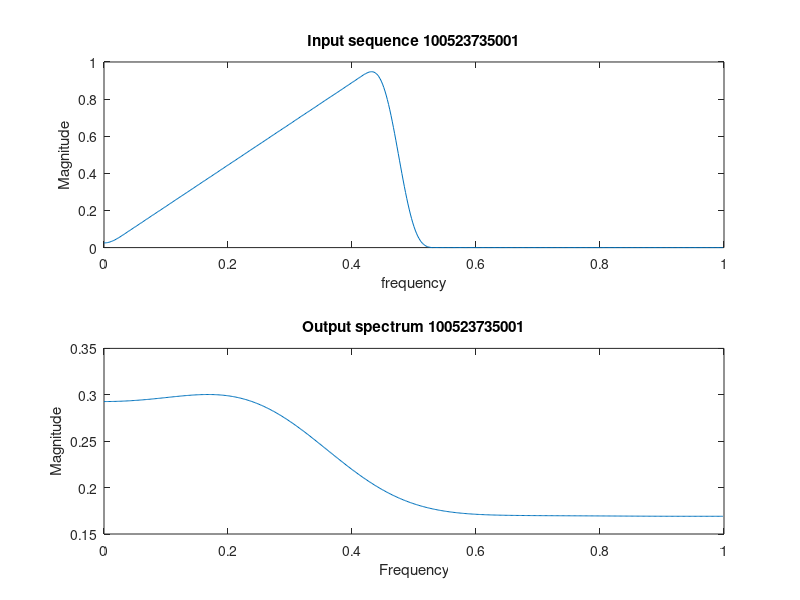

Source code (MATLAB):
clc;
clear all;
close all;
freq=[0 0.45 0.5 1];
mag=[0 1 0 0];
x=fir2(99,freq,mag);
[xz,w]=freqz(x,1,512);

L=input('Enter the downsampling factor: ');
y=x(1:L:length(x));
[yz,w]=freqz(y,1,512);

subplot(211)
plot(w/pi,abs(xz));
xlabel('frequency')
ylabel('Magnitude')
title('Input sequence 100523735001')

subplot(212)
plot(w/pi,abs(yz));
xlabel('Frequency')
ylabel('Magnitude')
title('Output spectrum 100523735001')
